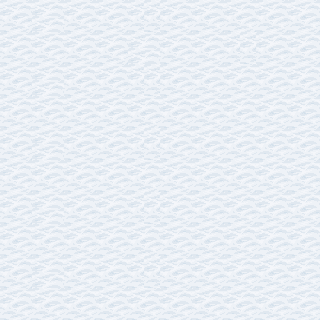

This is a level from a 2D game, rendered from its Tiled map with the project's own tilesets. A one-line summary and the map file follow, with tile-layer data summarised:
An orthogonal 20x20 tile map with 16x16 px tiles, 1 tile layer (Tile Layer 1), 2 tilesets.

<map version="1.0" orientation="orthogonal" width="20" height="20" tilewidth="16" tileheight="16">
 <tileset firstgid="1" name="tiles" tilewidth="16" tileheight="16">
  <image source="../img/tiles.png" width="128" height="128" />
 </tileset>
 <tileset firstgid="65" source="../img/Terrain.tsx" />
 <layer name="Tile Layer 1" width="20" height="20">
  <data>[400 cells, 112 non-empty, 1 distinct tile ids]</data>
 </layer>
</map>
